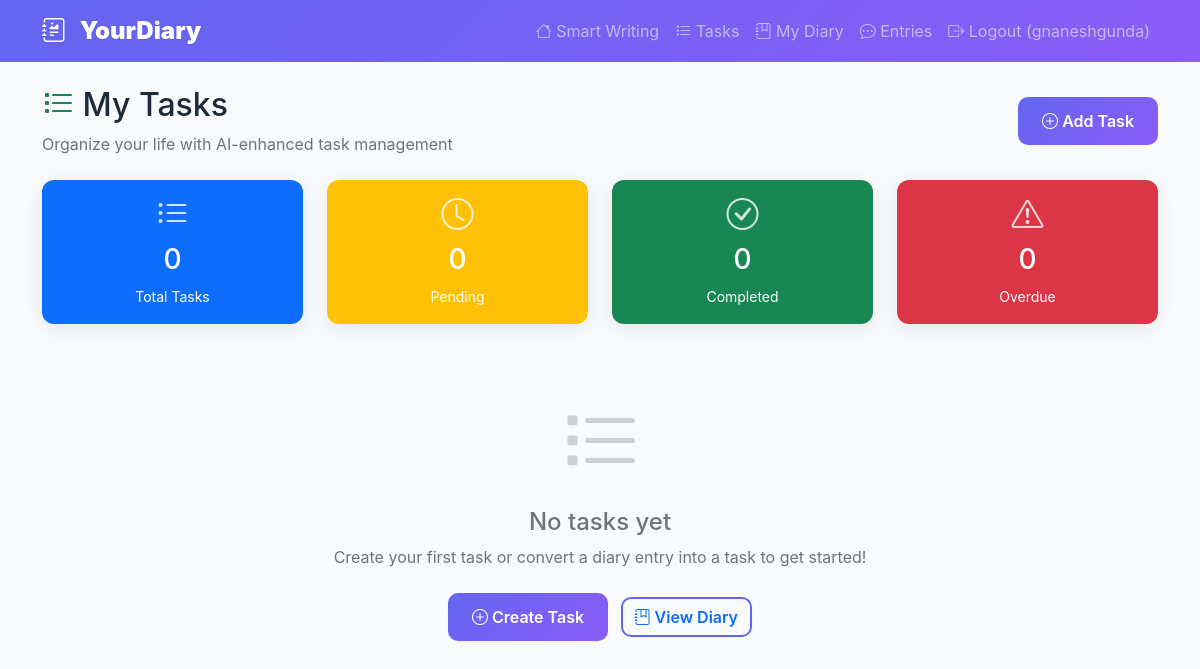
The page /tasks (signed in) on the database as committed earlier.
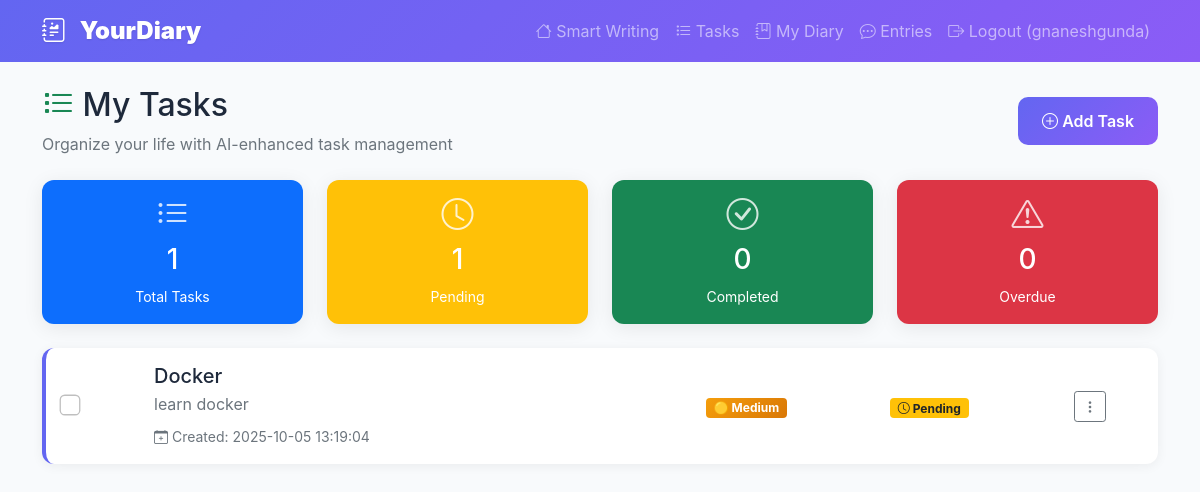
The same page on the database as committed later.
### tables this page shows
CREATE TABLE tasks (
            id INTEGER PRIMARY KEY AUTOINCREMENT,
            user_id INTEGER NOT NULL,
            title TEXT NOT NULL,
            description TEXT,
            priority TEXT DEFAULT 'medium',
            status TEXT DEFAULT 'pending',
            due_date DATE,
            created_at TIMESTAMP DEFAULT CURRENT_TIMESTAMP,
            updated_at TIMESTAMP DEFAULT CURRENT_TIMESTAMP,
            FOREIGN KEY (user_id) REFERENCES users (id)
        );

### app.py (the view)
@app.route('/tasks')
def tasks():
    if 'user_id' not in session:
        return redirect(url_for('login'))
    user_tasks = get_user_tasks(session['user_id'])
    stats = get_task_stats(session['user_id'])
    return render_template('tasks.html', tasks=user_tasks, stats=stats)

### models/database.py (called while the page is built)
def get_user_tasks(user_id):
    conn = sqlite3.connect('yourdiary.db')
    cursor = conn.cursor()
    cursor.execute("""
        SELECT id, title, description, priority, status, due_date, created_at
        FROM tasks
        WHERE user_id = ?
        ORDER BY
            CASE WHEN status = 'completed' THEN 1 ELSE 0 END,
            CASE priority WHEN 'high' THEN 1 WHEN 'medium' THEN 2 WHEN 'low' THEN 3 END,
            created_at DESC
    """, (user_id,))
    tasks = []
    for row in cursor.fetchall():
        task = {
            'id': row[0], 'title': row[1], 'description': row[2],
            'priority': row[3], 'status': row[4], 'due_date': row[5], 'created_at': row[6]
        }
        tasks.append(task)
    conn.close()
    return tasks

def get_task_stats(user_id):
    conn = sqlite3.connect('yourdiary.db')
    cursor = conn.cursor()
    cursor.execute("SELECT COUNT(*) FROM tasks WHERE user_id = ?", (user_id,))
    total = cursor.fetchone()[0]
    cursor.execute("SELECT COUNT(*) FROM tasks WHERE user_id = ? AND status = 'pending'", (user_id,))
    pending = cursor.fetchone()[0]
    cursor.execute("SELECT COUNT(*) FROM tasks WHERE user_id = ? AND status = 'completed'", (user_id,))
    completed = cursor.fetchone()[0]
    today = date.today().isoformat()
    cursor.execute("""
        SELECT COUNT(*) FROM tasks
        WHERE user_id = ? AND status = 'pending' AND due_date < ?
    """, (user_id, today))
    overdue = cursor.fetchone()[0]
    conn.close()
    return {'total': total, 'pending': pending, 'completed': completed, 'overdue': overdue}

### templates/tasks.html (shortened to what this page needs)
{% extends "base.html" %}
{% block content %}
<div class="row">
    <div class="col-12">
        <div class="d-flex justify-content-between align-items-center mb-4">
            <div>
                <h2><i class="bi bi-list-task text-success"></i> My Tasks</h2>
                <p class="text-muted mb-0">Organize your life with AI-enhanced task management</p>
            </div>
            <button class="btn btn-primary" data-bs-toggle="modal" data-bs-target="#newTaskModal">
                <i class="bi bi-plus-circle"></i> Add Task
            </button>
        </div>
        <div class="row mb-4">
            <div class="col-md-3">
                <div class="card stats-card bg-primary text-white">
                    <div class="card-body text-center">
                        <i class="bi bi-list-ul display-6"></i>
                        <h3 class="mt-2">{{ stats.total }}</h3>
                        <small>Total Tasks</small>
                    </div>
                </div>
            </div>
            <div class="col-md-3">
                <div class="card stats-card bg-warning text-white">
                    <div class="card-body text-center">
                        <i class="bi bi-clock display-6"></i>
                        <h3 class="mt-2">{{ stats.pending }}</h3>
                        <small>Pending</small>
                    </div>
                </div>
            </div>
            <div class="col-md-3">
                <div class="card stats-card bg-success text-white">
                    <div class="card-body text-center">
                        <i class="bi bi-check-circle display-6"></i>
                        <h3 class="mt-2">{{ stats.completed }}</h3>
                        <small>Completed</small>
                    </div>
                </div>
            </div>
            <div class="col-md-3">
                <div class="card stats-card bg-danger text-white">
                    <div class="card-body text-center">
                        <i class="bi bi-exclamation-triangle display-6"></i>
                        <h3 class="mt-2">{{ stats.overdue }}</h3>
                        <small>Overdue</small>
                    </div>
                </div>
            </div>
        </div>
        {% if tasks %}
            <div class="tasks-container">
                {% for task in tasks %}
                <div class="card task-card mb-3" data-task-id="{{ task.id }}">
                    <div class="card-body">
                        <div class="row align-items-center">
                            <div class="col-md-1">
                                <div class="form-check">
                                    <input class="form-check-input task-checkbox" type="checkbox"
                                           data-task-id="{{ task.id }}">
                                </div>
                            </div>
                            <div class="col-md-6">
                                <h5 class="mb-1 task-title {% if task.status == 'completed' %}text-decoration-line-through text-muted{% endif %}">
                                    {{ task.title }}
                                </h5>
                                {% if task.description %}
                                    <p class="mb-2 text-muted task-description">{{ task.description }}</p>
                                {% endif %}
                                <small class="text-muted task-meta">
                                    <i class="bi bi-calendar-plus"></i> Created: {{ task.created_at }}
                                </small>
                            </div>
                            <div class="col-md-2">
                                <span class="badge priority-{{ task.priority }}">
                                    {% if task.priority == 'high' %}🔴 High
                                    {% elif task.priority == 'medium' %}🟡 Medium
                                    {% else %}🟢 Low{% endif %}
                                </span>
                            </div>
                            <div class="col-md-2">
                                <span class="badge task-status {% if task.status == 'completed' %}bg-success{% else %}bg-warning text-dark{% endif %}">
                                    {% if task.status == 'completed' %}
                                        <i class="bi bi-check-circle"></i> Complete
                                    {% else %}
                                        <i class="bi bi-clock"></i> Pending
                                    {% endif %}
                                </span>
                            </div>
                            <div class="col-md-1">
                                <div class="dropdown">
                                    <button class="btn btn-outline-secondary btn-sm" data-bs-toggle="dropdown">
                                        <i class="bi bi-three-dots-vertical"></i>
                                    </button>
                                </div>
                            </div>
                        </div>
                    </div>
                </div>
                {% endfor %}
            </div>
        {% else %}
            <div class="text-center py-5 empty-state">
                <div class="empty-icon">
                    <i class="bi bi-list-task display-1 text-muted"></i>
                </div>
                <h4 class="mt-3 text-muted">No tasks yet</h4>
                <p class="text-muted">
                    Create your first task or convert a diary entry into a task to get started!
                </p>
                <div class="mt-4">
                    <button class="btn btn-primary me-2" data-bs-toggle="modal" data-bs-target="#newTaskModal">
                        <i class="bi bi-plus-circle"></i> Create Task
                    </button>
                    <a href="{{ url_for('diary') }}" class="btn btn-outline-primary">
                        <i class="bi bi-journal-bookmark"></i> View Diary
                    </a>
                </div>
            </div>
        {% endif %}
    </div>
</div>
{% endblock %}

### templates/base.html (shortened to what this page needs)
<!DOCTYPE html>
<html lang="en">
<head>
    <link href="https://cdn.jsdelivr.net/npm/bootstrap@5.1.3/dist/css/bootstrap.min.css" rel="stylesheet">
    <link href="https://cdn.jsdelivr.net/npm/bootstrap-icons@1.7.2/font/bootstrap-icons.css" rel="stylesheet">
    <link href="{{ url_for('static', filename='css/style.css') }}" rel="stylesheet">
</head>
<body>
    <nav class="navbar navbar-expand-lg navbar-dark bg-gradient-primary">
        <div class="container">
            <a class="navbar-brand" href="#">
                <i class="bi bi-journal-richtext me-2"></i>
                <strong>YourDiary</strong>
            </a>
            <div class="navbar-nav ms-auto">
                {% if session.user_id %}
                    <a class="nav-link" href="{{ url_for('index') }}">
                        <i class="bi bi-house"></i> Smart Writing
                    </a>
                    <a class="nav-link" href="{{ url_for('tasks') }}">
                        <i class="bi bi-list-task"></i> Tasks
                    </a>
                    <a class="nav-link" href="{{ url_for('diary') }}">
                        <i class="bi bi-journal-bookmark"></i> My Diary
                    </a>
                    <a class="nav-link" href="{{ url_for('messages') }}">
                        <i class="bi bi-chat-dots"></i> Entries
                    </a>
                    <a class="nav-link" href="{{ url_for('logout') }}">
                        <i class="bi bi-box-arrow-right"></i> Logout ({{ session.username }})
                    </a>
                {% endif %}
            </div>
        </div>
    </nav>
    <div class="container mt-4">
        {% block content %}{% endblock %}
    </div>
</body>
</html>

### static/css/style.css (style rules this page uses)
:root { --diary-primary: linear-gradient(135deg, #6366f1 0%, #8b5cf6 100%); --diary-secondary: linear-gradient(135deg, #10b981 0%, #3b82f6 100%); --diary-accent: #f59e0b; --diary-bg: #f8fafc; --diary-text: #1e293b; }
body { background: var(--diary-bg); color: var(--diary-text); font-family: 'Inter', -apple-system, BlinkMacSystemFont, sans-serif; }
.bg-gradient-primary { background: var(--diary-primary) !important; }
.navbar-brand { font-weight: 700; font-size: 1.5rem; text-shadow: 0 1px 2px rgba(0,0,0,0.1); }
.diary-card, .feature-card, .stats-card { border: none; border-radius: 16px; box-shadow: 0 4px 20px rgba(0,0,0,0.08); transition: all 0.3s ease; }
.btn-primary { background: var(--diary-primary); border: none; border-radius: 10px; padding: 0.75rem 1.5rem; font-weight: 600; transition: all 0.3s ease; }
.task-card { border: none; border-radius: 12px; box-shadow: 0 2px 12px rgba(0,0,0,0.06); transition: all 0.3s ease; border-left: 4px solid transparent; }
.task-card[data-task-id] { border-left-color: #6366f1; }
.task-checkbox { transform: scale(1.3); }
.priority-medium { background: linear-gradient(135deg, #f59e0b 0%, #d97706 100%) !important; color: white !important; }
.stats-card { border-radius: 12px; transition: all 0.3s ease; }
.stats-card .display-6 { font-size: 2rem; opacity: 0.8; }
.card, .diary-entry, .task-card { animation: fadeIn 0.5s ease-out; }

Rows that differ between the two databases and show on the page:
added tasks: title "Docker", description "learn docker", created_at "2025-10-05 13:19:04", priority "🟡 Medium", shows "Pending"
Other text that changed with them:
{{ stats.total }}: "0" → "1"
{{ stats.pending }}: "0" → "1"
text no longer shown: "No tasks yet Create your first task or convert a diary entry into a task to get started! Create Task View Diary"
